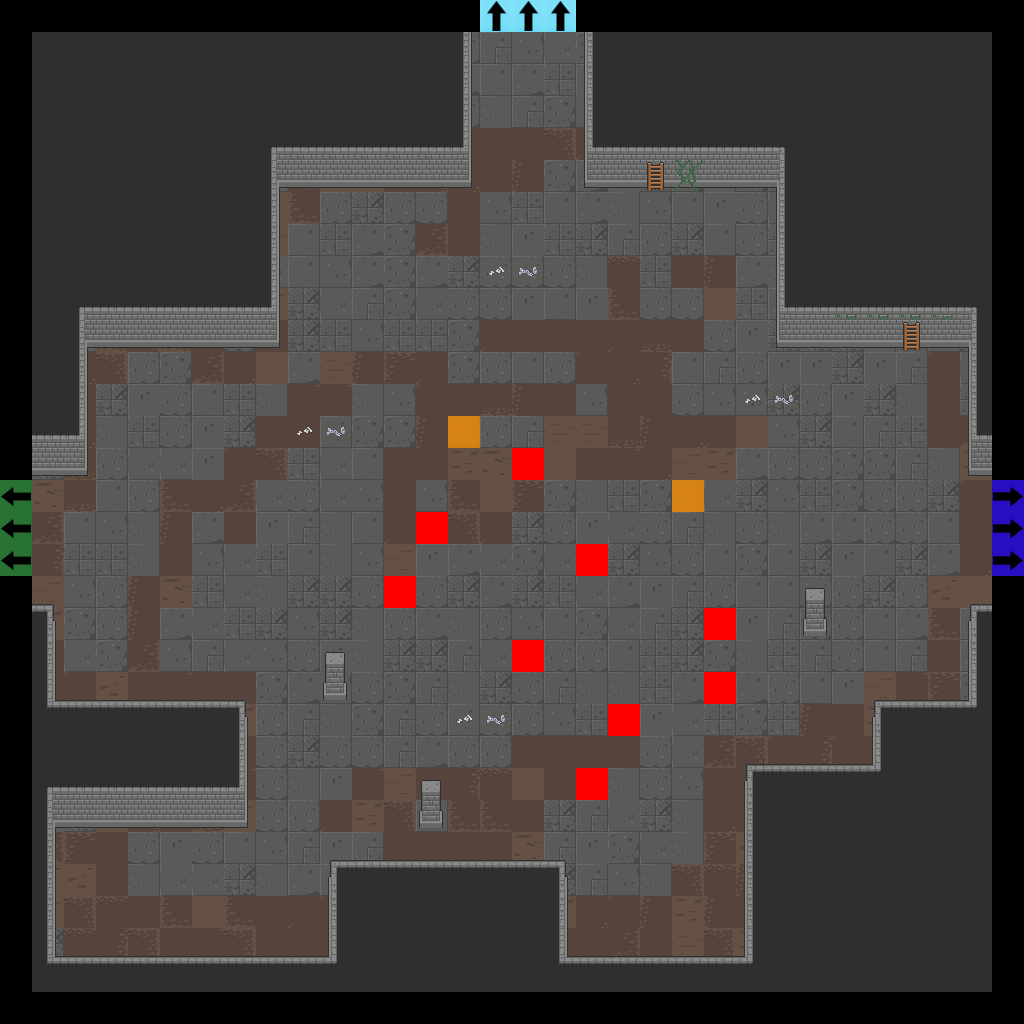

This game map was drawn from its Tiled (.tmx) file and the tilesets committed beside it. A one-line description and the trimmed map source follow:
An orthogonal 32x32 tile map with 32x32 px tiles, 7 tile layers (Floor, Walls, Doors, Pillars, ...), 2 tilesets.

<map version="1.2" tiledversion="2019.04.18" orientation="orthogonal" renderorder="right-down" width="32" height="32" tilewidth="32" tileheight="32" infinite="0" nextlayerid="22" nextobjectid="1">
 <tileset firstgid="1" source="Dungeon_Tileset_2.tsx" />
 <tileset firstgid="321" source="flags.tsx" />
 <layer id="15" name="Floor" width="32" height="32">
  <data>[1024 cells, 900 non-empty, 42 distinct tile ids]</data>
 </layer>
 <layer id="16" name="Walls" width="32" height="32">
  <data>[1024 cells, 410 non-empty, 28 distinct tile ids]</data>
 </layer>
 <layer id="17" name="Doors" width="32" height="32">
  <data>[1024 cells, 0 non-empty, 0 distinct tile ids]</data>
 </layer>
 <layer id="18" name="Pillars" width="32" height="32">
  <data>[1024 cells, 6 non-empty, 2 distinct tile ids]</data>
 </layer>
 <layer id="19" name="Candles" width="32" height="32">
  <data>[1024 cells, 0 non-empty, 0 distinct tile ids]</data>
 </layer>
 <layer id="20" name="Debris" width="32" height="32">
  <data>[1024 cells, 15 non-empty, 6 distinct tile ids]</data>
 </layer>
 <layer id="21" name="Flags" width="32" height="32">
  <data>[1024 cells, 20 non-empty, 5 distinct tile ids]</data>
 </layer>
</map>
